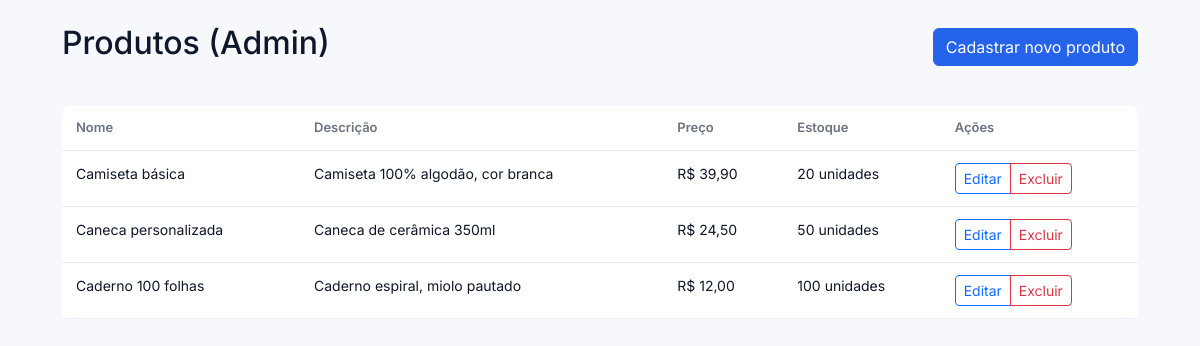
The app's page /admin/produtos-admin.php with its own data.
### tables this page shows
CREATE TABLE produtos (
    id INT AUTO_INCREMENT PRIMARY KEY,
    nome VARCHAR(150) NOT NULL,
    descricao TEXT,
    preco DECIMAL(10,2) NOT NULL DEFAULT 0.00,
    estoque INT NOT NULL DEFAULT 0,
    criado_em TIMESTAMP DEFAULT CURRENT_TIMESTAMP
);

### admin/produtos-admin.php (the view, shortened to what this page needs)
<?php
require_once "config.inc.php";
$sql = "SELECT * FROM produtos ORDER BY criado_em DESC";
$resultado = mysqli_query($conexao, $sql);
?>
<!DOCTYPE html>
<html lang="pt-br">
<head>
    <link href="https://cdn.jsdelivr.net/npm/bootstrap@5.3.3/dist/css/bootstrap.min.css" rel="stylesheet">
    <link rel="stylesheet" href="../css/style.css">
    <link rel="stylesheet" href="../css/dark.css" id="theme-dark" disabled>
</head>
<body>
    <div class="container mt-4">
        <div class="d-flex justify-content-between align-items-center mb-4">
            <h2>Produtos (Admin)</h2>
            <a href="produtos-form.php" class="btn btn-primary">Cadastrar novo produto</a>
        </div>
        <?php if(mysqli_num_rows($resultado) > 0): ?>
            <div class="table-responsive">
                <table class="table table-hover">
                    <thead>
                        <tr>
                            <th>Nome</th>
                            <th>Descrição</th>
                            <th>Preço</th>
                            <th>Estoque</th>
                            <th>Ações</th>
                        </tr>
                    </thead>
                    <tbody>
                    <?php while($p = mysqli_fetch_assoc($resultado)): ?>
                    <tr>
                        <td><?=htmlspecialchars($p['nome'])?></td>
                        <td><?=htmlspecialchars($p['descricao'] ?? '')?></td>
                        <td>R$ <?=number_format($p['preco'], 2, ',', '.')?></td>
                        <td><?=$p['estoque']?> unidades</td>
                        <td>
                            <div class="btn-group btn-group-sm">
                                <a href="produtos-form-alterar.php?id=<?=$p['id']?>" class="btn btn-outline-primary">Editar</a>
                                <a href="produtos-excluir.php?id=<?=$p['id']?>" class="btn btn-outline-danger" onclick="return confirm('Excluir produto?')">Excluir</a>
                            </div>
                        </td>
                    </tr>
                    <?php endwhile; ?>
                    </tbody>
                </table>
            </div>
        <?php endif; ?>
    </div>
</body>
</html>

### css/style.css (style rules this page uses)
:root { --bg:#f6f8fb; --card:#ffffff; --muted:#6b7280; --text:#0f172a; --primary:#2563eb; --radius:12px; --shadow: 0 6px 20px rgba(16,24,40,0.06); --table-head:#f1f5f9; --border:#e6eef8; }
* { box-sizing:border-box }
body { font-family:'Inter',system-ui,Arial,Helvetica; margin:0; background:var(--bg); color:var(--text); -webkit-font-smoothing:antialiased; -moz-osx-font-smoothing:grayscale; }
.container { max-width:1100px; margin-top:26px; }
.table { width:100%; border-collapse:collapse; margin-top:12px; background:var(--card); border-radius:8px; overflow:hidden; }
.table thead tr { background:var(--table-head); }
.table th, .table td { padding:12px 14px; border-bottom:1px solid var(--border); text-align:left; font-size:14px; color:var(--text); }
.table th { font-weight:600; color:var(--muted); font-size:13px; }
.btn-primary { background:var(--primary); border-color:var(--primary); }

### records on screen
produtos: nome "Camiseta básica", descricao "Camiseta 100% algodão, cor branca", preco "39,90", estoque "20"
produtos: nome "Caneca personalizada", descricao "Caneca de cerâmica 350ml", preco "24,50", estoque "50"
produtos: nome "Caderno 100 folhas", descricao "Caderno espiral, miolo pautado", preco "12,00", estoque "100"
